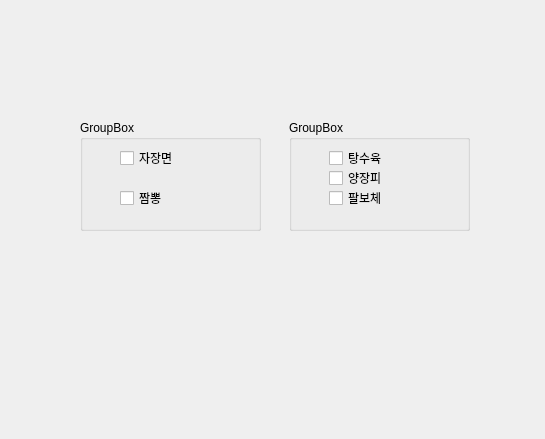
<?xml version="1.0" encoding="UTF-8"?>
<ui version="4.0">
 <class>Dialog</class>
 <widget class="QDialog" name="Dialog">
  <property name="geometry">
   <rect>
    <x>0</x>
    <y>0</y>
    <width>545</width>
    <height>439</height>
   </rect>
  </property>
  <property name="windowTitle">
   <string>Dialog</string>
  </property>
  <widget class="QGroupBox" name="groupBox_1">
   <property name="geometry">
    <rect>
     <x>289</x>
     <y>120</y>
     <width>181</width>
     <height>111</height>
    </rect>
   </property>
   <property name="title">
    <string>GroupBox</string>
   </property>
   <widget class="QCheckBox" name="chkBox_B0">
    <property name="geometry">
     <rect>
      <x>40</x>
      <y>50</y>
      <width>91</width>
      <height>16</height>
     </rect>
    </property>
    <property name="text">
     <string>양장피</string>
    </property>
   </widget>
   <widget class="QCheckBox" name="chkBox_B2">
    <property name="geometry">
     <rect>
      <x>40</x>
      <y>30</y>
      <width>91</width>
      <height>16</height>
     </rect>
    </property>
    <property name="text">
     <string>탕수육</string>
    </property>
   </widget>
   <widget class="QCheckBox" name="chkBox_B1">
    <property name="geometry">
     <rect>
      <x>40</x>
      <y>70</y>
      <width>91</width>
      <height>16</height>
     </rect>
    </property>
    <property name="text">
     <string>팔보체</string>
    </property>
   </widget>
  </widget>
  <widget class="QGroupBox" name="groupBox_0">
   <property name="geometry">
    <rect>
     <x>80</x>
     <y>120</y>
     <width>181</width>
     <height>111</height>
    </rect>
   </property>
   <property name="title">
    <string>GroupBox</string>
   </property>
   <widget class="QCheckBox" name="chkBox_A0">
    <property name="geometry">
     <rect>
      <x>40</x>
      <y>70</y>
      <width>91</width>
      <height>16</height>
     </rect>
    </property>
    <property name="text">
     <string>짬뽕</string>
    </property>
   </widget>
   <widget class="QCheckBox" name="chkBox_A1">
    <property name="geometry">
     <rect>
      <x>40</x>
      <y>30</y>
      <width>91</width>
      <height>16</height>
     </rect>
    </property>
    <property name="text">
     <string>자장면</string>
    </property>
   </widget>
  </widget>
 </widget>
 <resources/>
 <connections/>
</ui>
